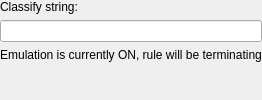
          <widget class="QWidget" name="ClassifyStrPage" >
           <layout class="QGridLayout" >
            <property name="margin" >
             <number>0</number>
            </property>
            <item row="0" column="0" >
             <widget class="QLabel" name="textLabel2_3" >
              <property name="text" >
               <string>Classify string:</string>
              </property>
              <property name="wordWrap" >
               <bool>false</bool>
              </property>
             </widget>
            </item>
            <item row="1" column="0" >
             <widget class="QLineEdit" name="classify_str" />
            </item>
            <item row="4" column="0" >
             <spacer>
              <property name="orientation" >
               <enum>Qt::Vertical</enum>
              </property>
              <property name="sizeType" >
               <enum>QSizePolicy::MinimumExpanding</enum>
              </property>
              <property name="sizeHint" stdset="0" >
               <size>
                <width>20</width>
                <height>0</height>
               </size>
              </property>
             </spacer>
            </item>
            <item row="3" column="0" >
             <widget class="QLabel" name="classify_terminating" >
              <property name="toolTip" >
               <string>Note:  CLASSIFY target in iptables is non-terminating,
that is other rules with Classify or Mark
target below this will process the same packet.
However, Firewall Builder can emulate terminating
behavior for this action. Emulation is activated
by an option in the "compiler" tab of the firewall
object properties dialog.</string>
              </property>
              <property name="text" >
               <string>Emulation is currently ON, rule will be terminating</string>
              </property>
              <property name="alignment" >
               <set>Qt::AlignCenter</set>
              </property>
              <property name="wordWrap" >
               <bool>false</bool>
              </property>
             </widget>
            </item>
           </layout>
          </widget>
